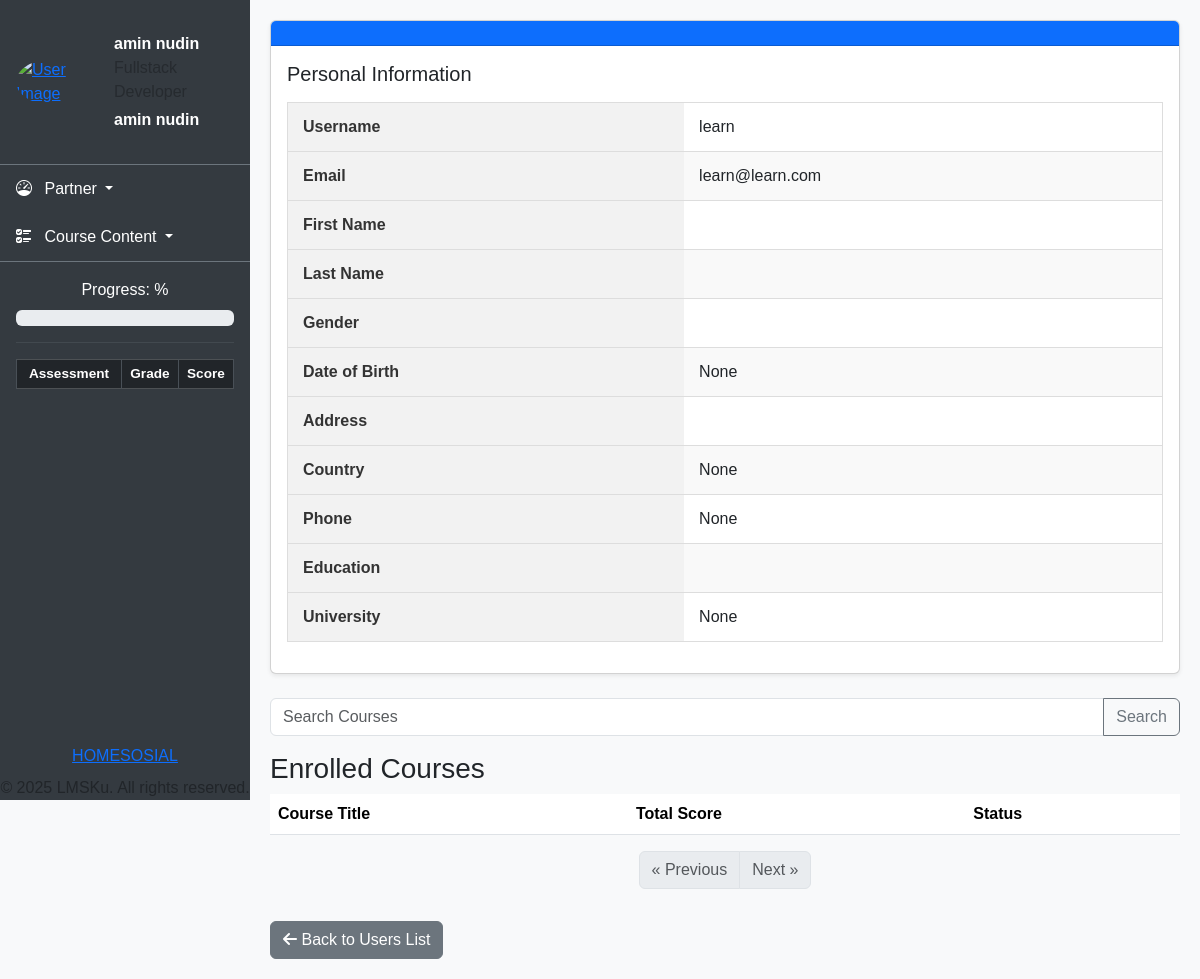
The page /user/4/ (signed in) on the database as committed earlier.
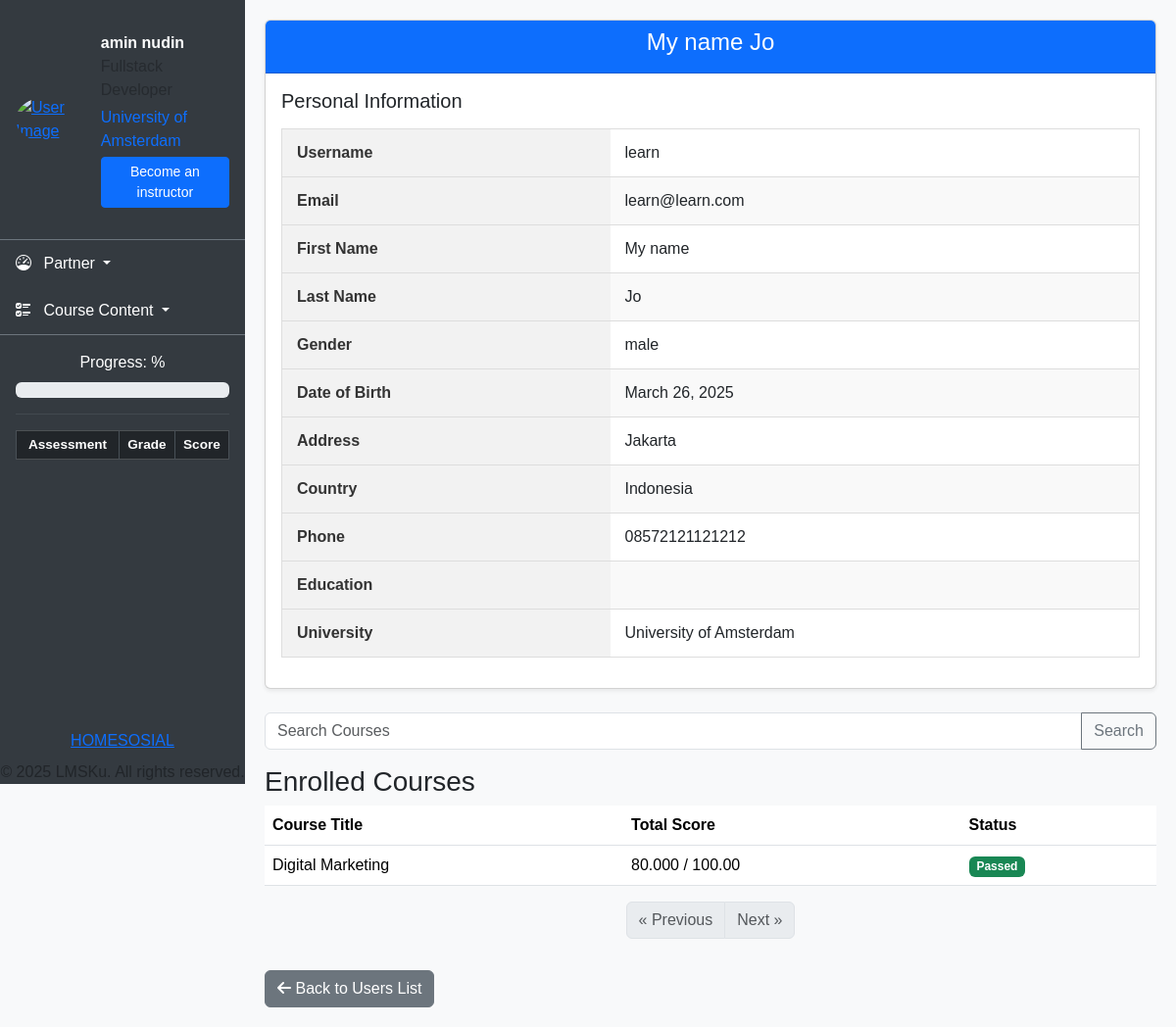
The same page on the database as committed later.
### authentication/models.py (models this page shows, shortened)
class CustomUser(AbstractUser):
    gen = {
        "male":"male",
        "female":"female",
    }
    edu = {
        "Basic":"Basic",
        "Secondary":"Secondary",
        "Higher":"Higher",
        "Diploma":"Diploma",
        "Bachelor's":"Bachelor",
        "Master":"Master",
        "Doctorate":"Doctorate",
    }
    email = models.EmailField(_("email address"), unique=True)  # Menambahkan unique=True
    phone = models.CharField(max_length=20, blank=True, null=True)
    gender = models.CharField(max_length=10, choices=[('M', 'Male'), ('F', 'Female')], blank=True, null=True)
    country = models.CharField(max_length=100, blank=True, null=True)
    birth = models.DateField(null=True, blank=True)
    photo = models.ImageField(upload_to='profile_pics/', blank=True, null=True)
    address = models.TextField(blank=True, null=True)
    hobby = models.CharField(_("hobby"), max_length=150, blank=True)
    education = models.CharField(_("education"), max_length=10, choices=edu,blank=True)
    gender = models.CharField(_("gender"), max_length=8, choices=gen,blank=True)
    university = models.ForeignKey(Universiti, on_delete=models.CASCADE, blank=True, null=True, verbose_name=_("university"))
    tiktok = models.CharField(_("tiktok"), max_length=200, blank=True)
    youtube = models.CharField(_("youtube"), max_length=200, blank=True)
    facebook = models.CharField(_("facebook"), max_length=200, blank=True)
    instagram = models.CharField(_("instagram"), max_length=200, blank=True)
    linkedin = models.CharField(_("linkedin"), max_length=200, blank=True)
    twitter = models.CharField(_("twitter"), max_length=200, blank=True)
    is_member = models.BooleanField(_("member status"), default=False, help_text=_("Designates whether the user can log into this admin member."))
    is_subscription = models.BooleanField(_("subscription status"), default=False, help_text=_("Designates whether the user can log into this admin subscription."))
    is_instructor = models.BooleanField(_("instructor status"), default=False, help_text=_("Designates whether the user can log into this admin instructor."))
    is_partner = models.BooleanField(_("partner status"), default=False, help_text=_("Designates whether the user can log into this admin partner."))
    is_audit = models.BooleanField(_("audit status"), default=False, help_text=_("Designates whether the user can log into this admin audit."))
    is_learner = models.BooleanField(_("learner status"), default=True, help_text=_("Designates whether the user can log into this admin learner."))
    is_note = models.BooleanField(_("note status"), default=False, help_text=_("Designates whether the user can log into this admin note."))
    EMAIL_FIELD = "email"
    USERNAME_FIELD = "email"
    REQUIRED_FIELDS = ["username"]

class Universiti(models.Model):
    name = models.CharField(max_length=200, blank=True, null=True)
    slug = models.SlugField(unique=True)
    location = models.CharField(max_length=100, blank=True, null=True)
    def __str__(self):
        return self.name

### courses/models.py (models this page shows, shortened)
class Course(models.Model):
    course_name = models.CharField(max_length=250)
    course_number = models.CharField(max_length=250, blank=True)
    course_run = models.CharField(max_length=250, blank=True)
    slug = models.CharField(max_length=250, blank=True)
    org_partner = models.ForeignKey(Partner, on_delete=models.CASCADE, related_name="courses")
    instructor = models.ForeignKey(Instructor, on_delete=models.CASCADE, related_name="courses", null=True)
    category = models.ForeignKey(Category, on_delete=models.CASCADE, related_name="category_courses")
    level = models.CharField(max_length=10, choices=[('basic', 'Basic'), ('middle', 'Middle'), ('advanced', 'Advanced')], default='basic', null=True, blank=True)
    status_course = models.ForeignKey(CourseStatus, on_delete=models.CASCADE, related_name="courses")  # Hubungkan dengan CourseStatus
    created_at = models.DateTimeField(auto_now_add=True)
    edited_on = models.DateTimeField(auto_now=True)
    image = models.ImageField(upload_to='courses/', blank=True, null=True)
    link_video = models.URLField(blank=True, null=True)
    description = models.TextField()
    sort_description = models.CharField(max_length=150, null=True, blank=True)
    hour = models.CharField(max_length=2, null=True, blank=True)
    author = models.ForeignKey(CustomUser, on_delete=models.CASCADE)
    language = models.CharField(max_length=10, choices=[('en', 'English'), ('id', 'Indonesia'), ('fr', 'French'), ('de', 'German')], default='en')
    start_date = models.DateField(null=True)
    end_date = models.DateField(null=True)
    start_enrol = models.DateField(null=True)
    end_enrol = models.DateField(null=True)

### authentication/views.py (the view)
# urls.py: path('user/<int:user_id>/', views.user_detail, name='user_detail'),  # Add this line
@login_required
@ratelimit(key='ip', rate='100/h')
def user_detail(request, user_id):
    user = get_object_or_404(CustomUser, id=user_id)  # Menggunakan user_id untuk mengambil pengguna
    enrollments = Enrollment.objects.filter(user=user)
    courses = [enrollment.course for enrollment in enrollments]
    search_query = request.GET.get('search', '')
    if search_query:
        courses = [course for course in courses if search_query.lower() in course.course_name.lower()]
    course_details = []
    for course in courses:
        total_max_score = 0
        total_score = 0
        status = "Fail"  # Default status
        grade_range = GradeRange.objects.filter(course=course).first()
        passing_threshold = grade_range.min_grade if grade_range else 0
        assessments = Assessment.objects.filter(section__courses=course)
        for assessment in assessments:
            score_value = Decimal(0)
            total_correct_answers = 0
            total_questions = assessment.questions.count()
            if total_questions > 0:
                for question in assessment.questions.all():
                    answers = QuestionAnswer.objects.filter(question=question, user=user)
                    total_correct_answers += answers.filter(choice__is_correct=True).count()
                if total_questions > 0:
                    score_value = (Decimal(total_correct_answers) / Decimal(total_questions)) * Decimal(assessment.weight)
            total_max_score += assessment.weight
            total_score += score_value
        if total_max_score > 0:
            overall_percentage = (total_score / total_max_score) * 100
            if overall_percentage >= passing_threshold:
                status = "Pass"
        course_details.append({
            'course_name': course.course_name,
            'total_score': total_score,
            'total_max_score': total_max_score,
            'status': status
        })
    paginator = Paginator(course_details, 5)  # Menampilkan 5 kursus per halaman
    page_number = request.GET.get('page')
    page_obj = paginator.get_page(page_number)
    context = {
        'user': user,
        'course_details': page_obj,  # Gunakan page_obj untuk paginasi
        'search_query': search_query,  # Kirim query pencarian untuk form pencarian
    }
    return render(request, 'authentication/user_detail.html', context)

### templates/authentication/user_detail.html (shortened to what the changed rows need)
{% extends 'home/tes.html' %}
{% block content %}
                    <div class="card shadow-sm mb-4">
                    <div class="card-header bg-primary text-white">
                        <h4>{{ user.get_full_name }}</h4>
                    </div>
                    <div class="card-body">
                        <div class="row">
                            <div class="col-md-12">
                                <table class="styled-table">
                                    <tr><th>Username</th><td>{{ user.username }}</td></tr>
                                    <tr><th>Email</th><td>{{ user.email }}</td></tr>
                                    <tr><th>First Name</th><td>{{ user.first_name }}</td></tr>
                                    <tr><th>Last Name</th><td>{{ user.last_name }}</td></tr>
                                    <tr><th>Gender</th><td>{{ user.get_gender_display }}</td></tr>
                                    <tr><th>Date of Birth</th><td>{{ user.birth }}</td></tr>
                                    <tr><th>Address</th><td>{{ user.address }}</td></tr>
                                    <tr><th>Country</th><td>{{ user.country }}</td></tr>
                                    <tr><th>Phone</th><td>{{ user.phone }}</td></tr>
                                    <tr><th>Education</th><td>{{ user.get_education_display }}</td></tr>
                                    <tr><th>University</th><td>{{ user.university }}</td></tr>
                                </table>
                            </div>
                        </div>
                    </div>
                    </div>
                <table class="table table-hover">
                    <thead>
                        <tr>
                            <th>Course Title</th>
                            <th>Total Score</th>
                            <th>Status</th>
                        </tr>
                    </thead>
                    <tbody>
                        {% for course in course_details %}
                        <tr>
                            <td>{{ course.course_name }}</td>
                            <td>{{ course.total_score }} / {{ course.total_max_score }}</td>
                            <td>
                                {% if course.status == "Pass" %}
                                    <span class="badge bg-success">Passed</span>
                                {% else %}
                                    <span class="badge bg-danger">Failed</span>
                                {% endif %}
                            </td>
                        </tr>
                        {% endfor %}
                    </tbody>
                </table>
{% endblock %}

### templates/home/tes.html (shortened to what the changed rows need)
{% load static %}
<!DOCTYPE html>
<html lang="id">
<head>
    <link href="https://cdn.jsdelivr.net/npm/bootstrap@5.3.3/dist/css/bootstrap.min.css" rel="stylesheet">
    <link rel="stylesheet" href="https://cdn.jsdelivr.net/npm/bootstrap-icons@1.11.3/font/bootstrap-icons.min.css">
    <link rel="stylesheet" href="https://cdnjs.cloudflare.com/ajax/libs/font-awesome/6.5.1/css/all.min.css">
    <link rel="stylesheet" href="https://cdnjs.cloudflare.com/ajax/libs/select2/4.0.13/css/select2.min.css">
</head>
<body>
    <nav class="sidebar" id="sidebarMenu">
        <div class="sidebar-content flex-grow-1 overflow-auto">
            {% if user.is_authenticated %}
                {% if not user.is_partner and not user.is_instructor and not user.is_superuser %}
                    <div class="p-3 border-bottom border-secondary">
                        <div class="d-flex align-items-center mb-3">
                            <a href="{% url 'authentication:edit-photo' request.user.id %}">
                                {% if request.user.photo %}
                                    <img src="{{ request.user.photo.url }}" alt="User Avatar" class="rounded-circle me-3" style="width: 50px; height: 50px;">
                                {% else %}
                                    <img src="{% static 'assets/img/user/user1.jpg' %}" alt="User Image" class="rounded-circle me-3" style="width: 50px; height: 50px;">
                                {% endif %}
                            </a>
                            <div>
                                <p class="mb-0 text-white fw-bold">{{ request.user.first_name }} {{ request.user.last_name }}</p>
                                <p class="mb-1 text-muted">{{ request.user.hobby }}</p>
                                {% if not user.university %}
                                <p class="mb-0 text-white fw-bold">{{ request.user.first_name }} {{ request.user.last_name }}</p>
                                {% else %}
                                    <p class="mb-1 text-primary">{{ user.university }}</p>
                                    <a href="{% url 'courses:instructor_add' %}" class="btn btn-primary btn-sm">Become an instructor</a>
                                {% endif %}
                            </div>
                        </div>
                    </div>
                {% endif %}
                <ul class="nav flex-column">
                    {% if user.is_partner %}
                        <li class="nav-item">
                            <a class="nav-link active" href="{% url 'authentication:dasbord' %}">
                                <i class="bi bi-speedometer me-2"></i> Dashboard
                            </a>
                        </li>
                        <li class="nav-item dropdown">
                            <a class="nav-link dropdown-toggle" href="#" data-bs-toggle="dropdown">
                                <i class="bi bi-laptop me-2"></i> Material
                            </a>
                            <ul class="dropdown-menu">
                                <li><a class="dropdown-item" href="{% url 'courses:course_view' %}">Course</a></li>
                                <li><a class="dropdown-item" href="{% url 'courses:microcredential-list' %}">Micro</a></li>
                            </ul>
                        </li>
                        <li class="nav-item">
                            <a class="nav-link" href="{% url 'courses:partner_view' %}">
                                <i class="bi bi-people me-2"></i> Partner
                            </a>
                        </li>
                        <li class="nav-item">
                            <a class="nav-link" href="{% url 'courses:instructor_view' %}">
                                <i class="bi bi-person-lines-fill me-2"></i> Instructor
                            </a>
                        </li>
                        <li class="nav-item">
                            <a class="nav-link" href="{% url 'authentication:all-user' %}">
                                <i class="bi bi-person-workspace me-2"></i> Learner
                            </a>
                        </li>
                    {% else %}
                        <li class="nav-item dropdown">
                            <a class="nav-link dropdown-toggle" href="" data-bs-toggle="dropdown">
                                <i class="bi bi-speedometer me-2"></i>  {{ request.user.username|capfirst }}
                            </a>
                        </li>
                            <li class="nav-item">
                                <a class="nav-link dropdown-toggle" href="#" data-bs-toggle="collapse" data-bs-target="#courseContent" aria-expanded="false">
                                    <i class="bi bi-ui-checks me-2"></i> Course Content
                                </a>
                            </li>
                    {% endif %}
                </ul>
                {% if not user.is_partner and not user.is_instructor and not user.is_superuser %}
                    <div class="p-3 border-top border-secondary">
                        <div class="container px-0">
                            <div class="table-responsive">
                                <table class="table table-dark table-hover table-bordered table-sm">
                                    <thead>
                                        <tr class="text-center">
                                            <th scope="col" class="py-1">Assessment</th>
                                            <th scope="col" class="py-1">Grade</th>
                                            <th scope="col" class="py-1">Score</th>
                                        </tr>
                                    </thead>
                                </table>
                            </div>
                        </div>
                    </div>
                {% endif %}
            {% endif %}
        </div>
    </nav>
    <div class="main-content">
        {% block content %}
        {% endblock %}
    </div>
</body>
</html>

Rows that differ between the two databases and show on the page:
changed CustomUser "amin": user.first_name "amin" → (not shown); user.last_name "nudin" → (not shown)
changed CustomUser "learn": university_id empty → 99 (drawn); university (not shown) → "University of Amsterdam"; get_full_name (not shown) → "My name Jo"; first_name (not shown) → "My name"; last_name (not shown) → "Jo"; gender (not shown) → "male"; birth "None" → "March 26, 2025"; address (not shown) → "Jakarta"; country "None" → "Indonesia"; phone "None" → "08572121121212"; university "None" → "University of Amsterdam"
now on this page (row unchanged): Course: course_name "Digital Marketing"
Other text that changed with them:
text now shown: "Become an instructor"
new list line: "80.000 / 100.00 Passed"
